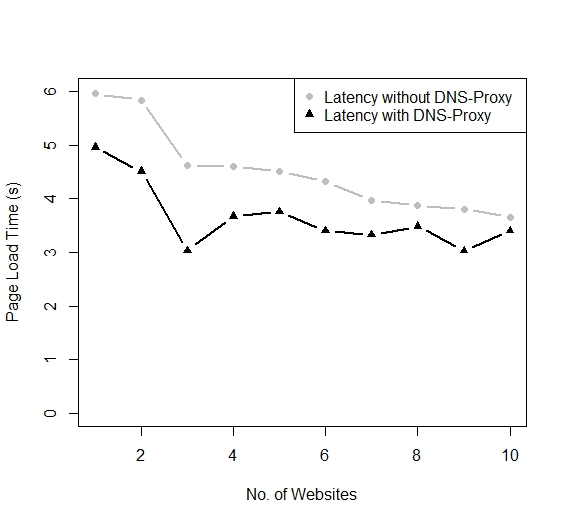

The script that drew this image:
without_proxy<-c(5960, 5841, 4625, 4600, 4513, 4320, 3976, 3878, 3808, 3656)

with_proxy<-c(4960, 4509, 3032, 3670, 3756, 3400, 3325, 3485, 3026, 3401)

plot(c(1:10), without_proxy/1000, col="176", type="b", ylab="Page Load Time (s)", xlab="No. of Websites", ylim=c(0, 6), lwd=2, pch=16)
lines(c(1:10), with_proxy/1000, type="b", col="black", lwd=2, pch=17)

legend("topright", pch=c(16, 17), legend=c("Latency without DNS-Proxy", "Latency with DNS-Proxy"), col=c("176", "black"))
